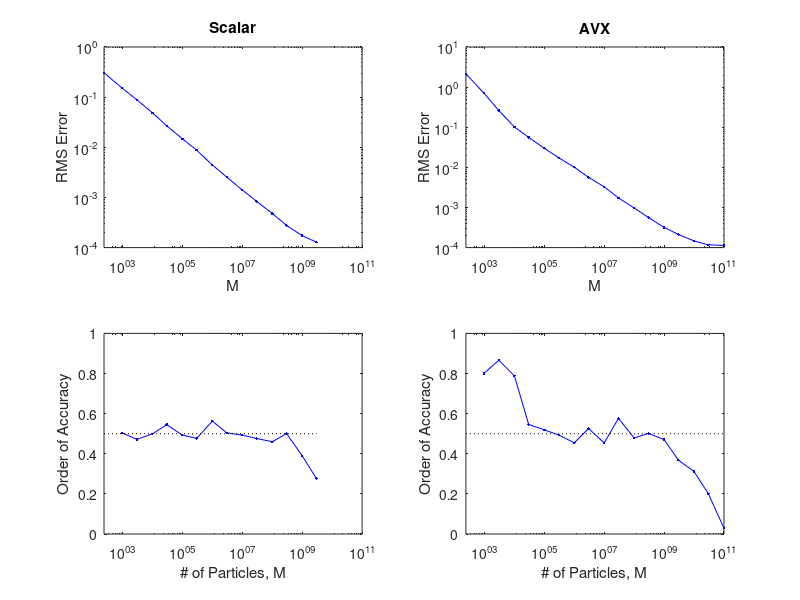

This chart was generated by the following MATLAB code:
clear;

% data = load('OVS_RW_dt.dat','-ascii');
% 
% dt  = data(:,1);
% rms = data(:,2);
% 
% subplot(2,2,1);
% h1 = loglog(dt,rms,'b.-');
% xlabel('dt');
% ylabel('RMS Error');
% xlim([min(dt) max(dt)]);
% set(gca,'XTick',[0.00001 0.0001 0.001]);
% title('Time Step');
% 
% subplot(2,2,3);
% p = (log(rms(2:end)) - log(rms(1:end-1)))./(log(dt(2:end)) - log(dt(1:end-1)));
% h3 = semilogx(dt(2:end),p,'b.-');
% xlabel('dt');
% ylabel('Order of Accuracy');
% xlim([min(dt) max(dt)]);
% set(gca,'XTick',[0.00001 0.0001 0.001]);
% ylim([0 4]);
% line([min(dt) max(dt)],[2 2],'Color','black','LineStyle',':');

data = load('OVS_RW_M_scalar.dat','-ascii');

M  = data(:,1);
rms = data(:,2);

subplot(2,2,1);
h2 = loglog(M,rms,'b.-');
xlabel('M');
ylabel('RMS Error');
xlim([min(M) 100000000000]);
set(gca,'XTick',[1000 100000 10000000 1000000000 100000000000]);
title('Scalar');

subplot(2,2,3);
p = (log(rms(1:end-1)) - log(rms(2:end)))./(log(M(2:end)) - log(M(1:end-1)));
h4 = semilogx(M(2:end),p,'b.-');
xlabel('# of Particles, M');
ylabel('Order of Accuracy');
xlim([min(M) 100000000000]);
set(gca,'XTick',[1000 100000 10000000 1000000000 100000000000]);
ylim([0 1]);
line([min(M) max(M)],[0.5 0.5],'Color','black','LineStyle',':');


data = load('OVS_RW_M_AVX.dat','-ascii');

M  = data(:,1);
rms = data(:,2);

subplot(2,2,2);
h2 = loglog(M,rms,'b.-');
xlabel('M');
ylabel('RMS Error');
xlim([min(M) 100000000000]);
set(gca,'XTick',[1000 100000 10000000 1000000000 100000000000]);
title('AVX');

subplot(2,2,4);
p = (log(rms(1:end-1)) - log(rms(2:end)))./(log(M(2:end)) - log(M(1:end-1)));
h4 = semilogx(M(2:end),p,'b.-');
xlabel('# of Particles, M');
ylabel('Order of Accuracy');
xlim([min(M) 100000000000]);
set(gca,'XTick',[1000 100000 10000000 1000000000 100000000000]);
ylim([0 1]);
line([min(M) max(M)],[0.5 0.5],'Color','black','LineStyle',':');


% data = load('OVS_ADI_dh.dat','-ascii');
% 
% dh = 1./(data(:,1) - 1);
% rms = data(:,2);
% 
% subplot(2,2,2);
% h2 = loglog(dh,rms,'b.-');
% xlabel('dh');
% ylabel('RMS Error');
% xlim([min(dh) max(dh)]);
% title('Grid Spacing');
% set(gca,'XTick',[0.01 0.1]);
% 
% subplot(2,2,4);
% p = (log(rms(2:end)) - log(rms(1:end-1)))./(log(dh(2:end)) - log(dh(1:end-1)));
% h4 = semilogx(dh(2:end),p,'b.-');
% xlabel('dh');
% ylabel('Order of Accuracy');
% xlim([min(dh) max(dh)]);
% ylim([0 4]);
% line([min(dh) max(dh)],[2 2],'Color','black','LineStyle',':');
% set(gca,'XTick',[0.01 0.1]);
